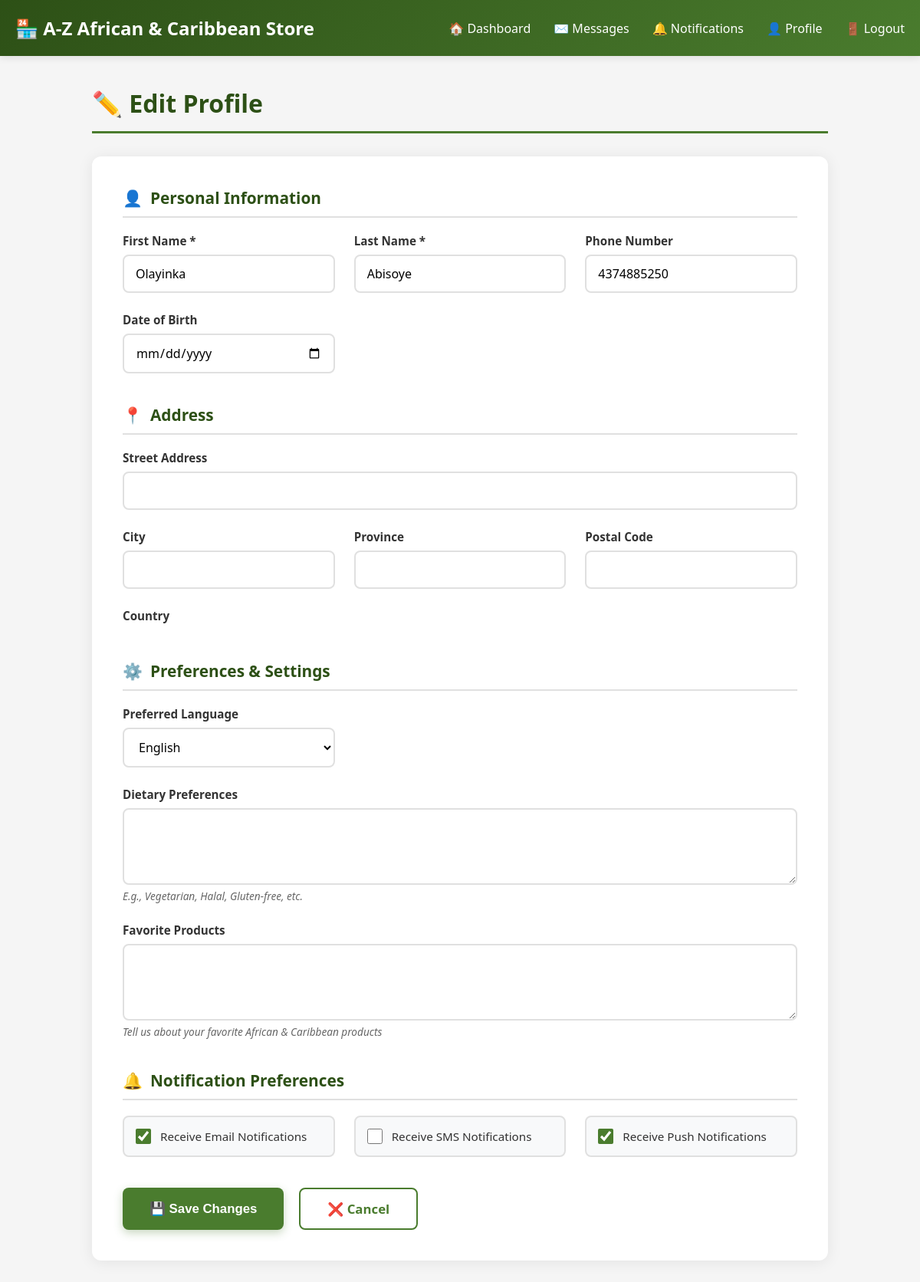
The page /dashboard/profile/edit/ (signed in) on the database its author committed.
### customers/models.py (models this page shows, shortened)
class Customer(AbstractUser):
    LANGUAGE_CHOICES = [
        ('en', 'English'),
        ('fr', 'French'),
    ]
    email = models.EmailField(unique=True)
    username = models.CharField(max_length=150, blank=True)
    phone = models.CharField(max_length=20, blank=True)
    date_of_birth = models.DateField(null=True, blank=True)
    street_address = models.CharField(max_length=255, blank=True)
    city = models.CharField(max_length=100, blank=True)
    province = models.CharField(max_length=100, blank=True)
    postal_code = models.CharField(max_length=20, blank=True)
    country = models.CharField(max_length=100, default='Canada')
    preferred_language = models.CharField(max_length=2, choices=LANGUAGE_CHOICES, default='en')
    dietary_preferences = models.TextField(blank=True)
    favorite_products = models.TextField(blank=True)
    loyalty_points = models.IntegerField(default=0)
    total_purchases = models.DecimalField(max_digits=10, decimal_places=2, default=0.00)
    last_purchase_date = models.DateField(null=True, blank=True)
    email_notifications = models.BooleanField(default=False)
    sms_notifications = models.BooleanField(default=False)
    push_notifications = models.BooleanField(default=False)
    created_at = models.DateTimeField(auto_now_add=True)
    updated_at = models.DateTimeField(auto_now=True)
    objects = CustomerManager()
    USERNAME_FIELD = 'email'
    REQUIRED_FIELDS = ['first_name', 'last_name']
    class Meta:
        ordering = ['-created_at']
        verbose_name = 'Customer'
        verbose_name_plural = 'Customers'

### dashboard/views.py (the view)
# urls.py: path('profile/edit/', views.profile_edit, name='profile_edit'),  # ADD THIS LINE TOO
@customer_only
def profile_edit(request):
    customer = request.user
    if request.method == 'POST':
        form = CustomerProfileForm(request.POST, instance=customer)  # CHANGE THIS LINE
        if form.is_valid():
            form.save()
            messages.success(request, 'Profile updated successfully!')
            return redirect('dashboard:profile')
    else:
        form = CustomerProfileForm(instance=customer)  # AND THIS LINE
    return render(request, 'dashboard/profile_edit.html', {'form': form})

### templates/dashboard/profile_edit.html (shortened to what this page needs)
<!DOCTYPE html>
<html lang="en">
<head>
</head>
<body>
    <div class="header">
        <div class="header-content">
            <div class="logo">
                🏪 A-Z African & Caribbean Store
            </div>
            <div class="nav-links">
                <a href="{% url 'dashboard:home' %}">🏠 Dashboard</a>
                <a href="#">✉️ Messages</a>
                <a href="#">🔔 Notifications</a>
                <a href="{% url 'dashboard:profile' %}">👤 Profile</a>
                <a href="{% url 'dashboard:logout' %}">🚪 Logout</a>
            </div>
        </div>
    </div>
    <div class="container">
        <h1 class="page-title">✏️ Edit Profile</h1>
        <div class="form-card">
            <form method="POST" action="">
                <div class="form-section">
                    <h3 class="section-title">
                        <span>👤</span>
                        <span>Personal Information</span>
                    </h3>
                    <div class="form-grid">
                        <div class="form-group">
                            <label for="{{ form.first_name.id_for_label }}">First Name *</label>
                            {{ form.first_name }}
                        </div>
                        <div class="form-group">
                            <label for="{{ form.last_name.id_for_label }}">Last Name *</label>
                            {{ form.last_name }}
                        </div>
                        <div class="form-group">
                            <label for="{{ form.phone.id_for_label }}">Phone Number</label>
                            {{ form.phone }}
                        </div>
                        <div class="form-group">
                            <label for="{{ form.date_of_birth.id_for_label }}">Date of Birth</label>
                            {{ form.date_of_birth }}
                        </div>
                    </div>
                </div>
                <div class="form-section">
                    <h3 class="section-title">
                        <span>📍</span>
                        <span>Address</span>
                    </h3>
                    <div class="form-grid">
                        <div class="form-group full-width">
                            <label for="{{ form.street_address.id_for_label }}">Street Address</label>
                            {{ form.street_address }}
                        </div>
                        <div class="form-group">
                            <label for="{{ form.city.id_for_label }}">City</label>
                            {{ form.city }}
                        </div>
                        <div class="form-group">
                            <label for="{{ form.province.id_for_label }}">Province</label>
                            {{ form.province }}
                        </div>
                        <div class="form-group">
                            <label for="{{ form.postal_code.id_for_label }}">Postal Code</label>
                            {{ form.postal_code }}
                        </div>
                        <div class="form-group">
                            <label for="{{ form.country.id_for_label }}">Country</label>
                        </div>
                    </div>
                </div>
                <div class="form-section">
                    <h3 class="section-title">
                        <span>⚙️</span>
                        <span>Preferences & Settings</span>
                    </h3>
                    <div class="form-grid">
                        <div class="form-group">
                            <label for="{{ form.preferred_language.id_for_label }}">Preferred Language</label>
                            {{ form.preferred_language }}
                        </div>
                        <div class="form-group full-width">
                            <label for="{{ form.dietary_preferences.id_for_label }}">Dietary Preferences</label>
                            {{ form.dietary_preferences }}
                            <small class="helptext">E.g., Vegetarian, Halal, Gluten-free, etc.</small>
                        </div>
                        <div class="form-group full-width">
                            <label for="{{ form.favorite_products.id_for_label }}">Favorite Products</label>
                            {{ form.favorite_products }}
                            <small class="helptext">Tell us about your favorite African & Caribbean products</small>
                        </div>
                    </div>
                </div>
                <div class="form-section">
                    <h3 class="section-title">
                        <span>🔔</span>
                        <span>Notification Preferences</span>
                    </h3>
                    <div class="form-grid">
                        <div class="form-group">
                            <div class="checkbox-group">
                                {{ form.email_notifications }}
                                <label for="{{ form.email_notifications.id_for_label }}">
                                    Receive Email Notifications
                                </label>
                            </div>
                        </div>
                        <div class="form-group">
                            <div class="checkbox-group">
                                {{ form.sms_notifications }}
                                <label for="{{ form.sms_notifications.id_for_label }}">
                                    Receive SMS Notifications
                                </label>
                            </div>
                        </div>
                        <div class="form-group">
                            <div class="checkbox-group">
                                {{ form.push_notifications }}
                                <label for="{{ form.push_notifications.id_for_label }}">
                                    Receive Push Notifications
                                </label>
                            </div>
                        </div>
                    </div>
                </div>
                <div class="button-group">
                    <button type="submit" class="btn btn-primary">
                        💾 Save Changes
                    </button>
                    <a href="{% url 'dashboard:profile' %}" class="btn btn-secondary">
                        ❌ Cancel
                    </a>
                </div>
            </form>
        </div>
    </div>
</body>
</html>

### templates/dashboard/profile_edit.html (style rules this page uses)
* { margin: 0; padding: 0; box-sizing: border-box; }
body { font-family: 'Segoe UI', Tahoma, Geneva, Verdana, sans-serif; background: #f5f5f5; min-height: 100vh; }
.header { background: linear-gradient(135deg, #2d5016 0%, #4a7c2e 100%); padding: 20px 0; box-shadow: 0 2px 10px rgba(0,0,0,0.1); }
.header-content { max-width: 1200px; margin: 0 auto; padding: 0 20px; display: flex; justify-content: space-between; align-items: center; flex-wrap: wrap; }
.logo { display: flex; align-items: center; gap: 10px; color: white; font-size: 1.5rem; font-weight: bold; }
.nav-links { display: flex; gap: 30px; align-items: center; }
.nav-links a { color: white; text-decoration: none; display: flex; align-items: center; gap: 8px; transition: opacity 0.3s; }
.container { max-width: 1000px; margin: 40px auto; padding: 0 20px; }
.page-title { font-size: 2rem; color: #2d5016; margin-bottom: 30px; padding-bottom: 15px; border-bottom: 3px solid #4a7c2e; }
.form-card { background: white; border-radius: 12px; padding: 40px; box-shadow: 0 2px 20px rgba(0,0,0,0.08); margin-bottom: 30px; }
.form-section { margin-bottom: 40px; }
.section-title { color: #2d5016; font-size: 1.3rem; margin-bottom: 20px; padding-bottom: 10px; border-bottom: 2px solid #e0e0e0; display: flex; align-items: center; gap: 10px; }
.form-grid { display: grid; grid-template-columns: repeat(auto-fit, minmax(250px, 1fr)); gap: 25px; }
.form-group { display: flex; flex-direction: column; }
.form-group.full-width { grid-column: 1 / -1; }
label { font-weight: 600; color: #333; margin-bottom: 8px; font-size: 0.95rem; }
input[type="text"], input[type="email"], input[type="tel"], input[type="date"], select, textarea { width: 100%; padding: 12px 15px; border: 2px solid #e0e0e0; border-radius: 8px; font-size: 1rem; font-family: inherit; transition: all 0.3s; background: white; }
textarea { min-height: 100px; resize: vertical; }
.checkbox-group { display: flex; align-items: center; gap: 12px; padding: 15px; background: #f8f9fa; border-radius: 8px; border: 2px solid #e0e0e0; transition: all 0.3s; }
.checkbox-group input[type="checkbox"] { width: 20px; height: 20px; cursor: pointer; accent-color: #4a7c2e; }
.checkbox-group label { margin: 0; cursor: pointer; font-weight: normal; }
.helptext { color: #666; font-size: 0.85rem; margin-top: 5px; font-style: italic; }
.button-group { display: flex; gap: 20px; margin-top: 40px; flex-wrap: wrap; }
.btn { padding: 14px 35px; border: none; border-radius: 8px; font-size: 1.05rem; font-weight: 600; cursor: pointer; transition: all 0.3s; text-decoration: none; display: inline-flex; align-items: center; gap: 8px; }
.btn-primary { background: #4a7c2e; color: white; box-shadow: 0 4px 12px rgba(74, 124, 46, 0.3); }
.btn-secondary { background: white; color: #4a7c2e; border: 2px solid #4a7c2e; }

### rows shown on the page
Customer: first_name "Olayinka", last_name "Abisoye", phone "4374885250", preferred_language "English", email_notifications "☑", push_notifications "☑"
